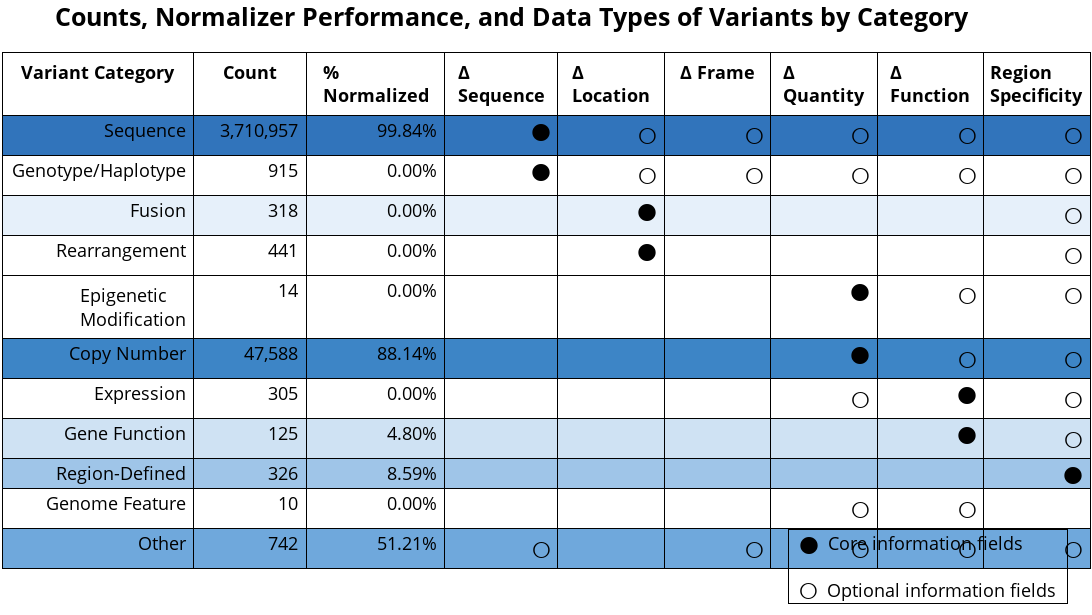

The cell this chart's notebook holds for it:
### Markdown cell above
Generating a table in plotly to show variant counts and normalization percentage by category, as well as the types of data fields associated with different variant categories.

### Code cell
core_field = "\u2b24"
optional_field = "<b>◯</b>"

colorwhite = "rgb(255, 255, 255)"
blueshade1 = "rgb(230, 240, 250)"
blueshade2 = "rgb(207, 226, 243)"
blueshade3 = "rgb(159, 197, 232)"
blueshade4 = "rgb(111, 168, 220)"
blueshade5 = "rgb(61, 133, 198)"
blueshade5point5 = "rgb(49, 116, 187)"
blueshade6 = "rgb(35, 100, 177)"
blueshade7 = "rgb(11, 83, 148)"

colors = [
    blueshade5point5,
    colorwhite,
    blueshade1,
    colorwhite,
    colorwhite,
    blueshade5,
    colorwhite,
    blueshade2,
    blueshade3,
    colorwhite,
    blueshade4,
]

data = {
    "variant_category": [
        v.replace(" Variants", "") for v in NOT_SUPPORTED_VARIANT_CATEGORY_VALUES
    ],
    "counts": [
        f"{category_counts[v][Fields.TOTAL_COUNT]:,}"
        for v in NOT_SUPPORTED_VARIANT_CATEGORY_VALUES
    ],
    "percent_normalized": [
        "%.2f" % round(float(category_counts[v][Fields.PERCENT_NORMALIZED]) * 100, 2)
        + "%"
        for v in NOT_SUPPORTED_VARIANT_CATEGORY_VALUES
    ],
    "delta_sequence": [
        core_field,
        core_field,
        "",
        "",
        "",
        "",
        "",
        "",
        "",
        "",
        optional_field,
    ],
    "delta_location": [
        optional_field,
        optional_field,
        core_field,
        core_field,
        "",
        "",
        "",
        "",
        "",
        "",
        "",
    ],
    "delta_frame": [
        optional_field,
        optional_field,
        "",
        "",
        "",
        "",
        "",
        "",
        "",
        "",
        optional_field,
    ],
    "delta_quantity": [
        optional_field,
        optional_field,
        "",
        "",
        core_field,
        core_field,
        optional_field,
        "",
        "",
        optional_field,
        optional_field,
    ],
    "delta_function": [
        optional_field,
        optional_field,
        "",
        "",
        optional_field,
        optional_field,
        core_field,
        core_field,
        "",
        optional_field,
        optional_field,
    ],
    "region_specificity": [
        optional_field,
        optional_field,
        optional_field,
        optional_field,
        optional_field,
        optional_field,
        optional_field,
        optional_field,
        core_field,
        "",
        optional_field,
    ],
    "shading": colors,
}
df = pd.DataFrame(data)

fig = go.Figure(
    data=[
        go.Table(
            columnwidth=[90, 53, 65, 53, 50, 50, 50, 50, 50, 50],
            header=dict(
                values=[
                    "<b>Variant Category</b>",
                    "<b>Count</b>",
                    "<b>% Normalized</b>",
                    "<b>Δ Sequence</b>",
                    "<b>Δ Location</b>",
                    "<b>Δ Frame</b>",
                    "<b>Δ Quantity</b>",
                    "<b>Δ Function</b>",
                    "<b>Region Specificity</b>",
                ],
                line_color="black",
                fill_color="white",
                align="center",
                font=dict(color="black", size=18),
            ),
            cells=dict(
                values=[
                    df.variant_category,
                    df.counts,
                    df.percent_normalized,
                    df.delta_sequence,
                    df.delta_location,
                    df.delta_frame,
                    df.delta_quantity,
                    df.delta_function,
                    df.region_specificity,
                ],
                line_color=["black"],
                fill_color=[df.shading],
                align="right",
                font=dict(color="black", size=18),
                height=30,
            ),
        )
    ]
)

fig.add_annotation(
    dict(
        text="  \u2b24  Core information fields<br><br>  <b>◯</b>  Optional information fields  ",
        align="left",
        showarrow=False,
        xref="paper",
        xanchor="right",
        yref="paper",
        x=0.98,
        y=0.02,
        yanchor="bottom",
        bordercolor="black",
        borderwidth=1,
    )
)

fig.update_layout(
    height=615,
    width=1400,
    font=dict(size=18, color="Black"),
    title="<b>Counts, Normalizer Performance, and Data Types of Variants by Category</b>",
    margin=go.layout.Margin(
        l=2,  # left margin
        r=2,  # right margin
        b=0,  # bottom margin
        t=52,  # top margin
    ),
)
fig.show()

### Figure 1 — Plotly figure (JSON) as saved in the notebook; plotly's stock layout.template omitted (floating-point values rounded to 4 significant figures)
{"data": [{"cells": {"align": "right", "fill": {"color": [["rgb(49, 116, 187)", "rgb(255, 255, 255)", "rgb(230, 240, 250)", "rgb(255, 255, 255)", "rgb(255, 255, 255)", "rgb(61, 133, 198)", "rgb(255, 255, 255)", "rgb(207, 226, 243)", "rgb(159, 197, 232)", "rgb(255, 255, 255)", "rgb(111, 168, 220)"]]}, "font": {"color": "black", "size": 18}, "height": 30, "line": {"color": ["black"]}, "values": [["Sequence", "Genotype/Haplotype", "Fusion", "Rearrangement", "Epigenetic Modification", "Copy Number", "Expression", "Gene Function", "Region-Defined", "Genome Feature", "Other"], ["3,710,957", "915", "318", "441", "14", "47,588", "305", "125", "326", "10", "742"], ["99.84%", "0.00%", "0.00%", "0.00%", "0.00%", "88.14%", "0.00%", "4.80%", "8.59%", "0.00%", "51.21%"], ["⬤", "⬤", "", "", "", "", "", "", "", "", "<b>◯</b>"], ["<b>◯</b>", "<b>◯</b>", "⬤", "⬤", "", "", "", "", "", "", ""], ["<b>◯</b>", "<b>◯</b>", "", "", "", "", "", "", "", "", "<b>◯</b>"], ["<b>◯</b>", "<b>◯</b>", "", "", "⬤", "⬤", "<b>◯</b>", "", "", "<b>◯</b>", "<b>◯</b>"], ["<b>◯</b>", "<b>◯</b>", "", "", "<b>◯</b>", "<b>◯</b>", "⬤", "⬤", "", "<b>◯</b>", "<b>◯</b>"], ["<b>◯</b>", "<b>◯</b>", "<b>◯</b>", "<b>◯</b>", "<b>◯</b>", "<b>◯</b>", "<b>◯</b>", "<b>◯</b>", "⬤", "", "<b>◯</b>"]]}, "columnwidth": [90, 53, 65, 53, 50, 50, 50, 50, 50, 50], "header": {"align": "center", "fill": {"color": "white"}, "font": {"color": "black", "size": 18}, "line": {"color": "black"}, "values": ["<b>Variant Category</b>", "<b>Count</b>", "<b>% Normalized</b>", "<b>Δ Sequence</b>", "<b>Δ Location</b>", "<b>Δ Frame</b>", "<b>Δ Quantity</b>", "<b>Δ Function</b>", "<b>Region Specificity</b>"]}, "type": "table"}], "layout": {"annotations": [{"align": "left", "bordercolor": "black", "borderwidth": 1, "showarrow": false, "text": "  ⬤  Core information fields<br><br>  <b>◯</b>  Optional information fields  ", "x": 0.98, "xanchor": "right", "xref": "paper", "y": 0.02, "yanchor": "bottom", "yref": "paper"}], "font": {"color": "Black", "size": 18}, "height": 615, "margin": {"b": 0, "l": 2, "r": 2, "t": 52}, "title": {"text": "<b>Counts, Normalizer Performance, and Data Types of Variants by Category</b>"}, "width": 1400}}
